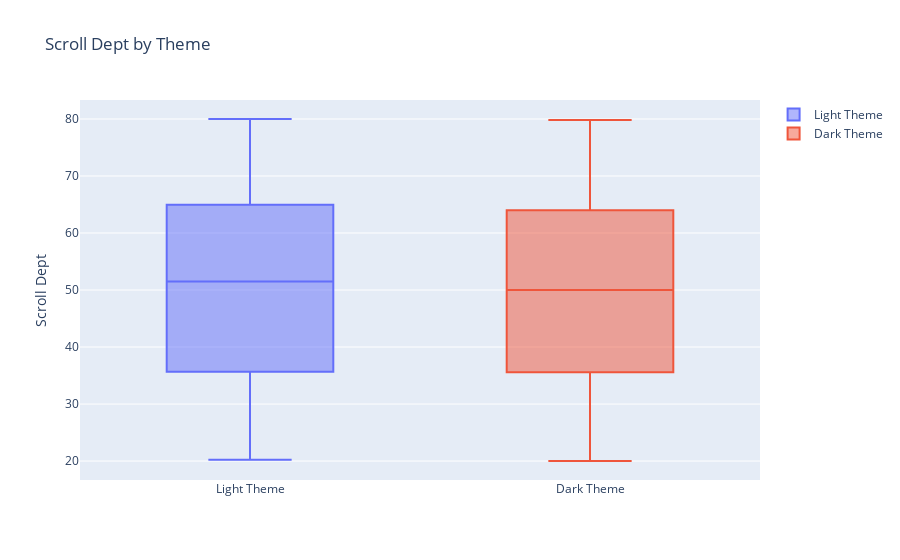

Notebook code cell kept with this figure:
### Markdown cell above
Bounce Rate for Light Theme is lower i.e It is slightly better than Dark Theme.

### Code cell
# Now Lets see the Scroll Depth for both Themes

fig = go.Figure()

fig.add_trace(go.Box(y=light_theme_data['Scroll_Depth'],name='Light Theme'))
fig.add_trace(go.Box(y=dark_theme_data['Scroll_Depth'],name='Dark Theme'))

fig.update_layout(
    title_text = "Scroll Dept by Theme",
    yaxis_title_text = "Scroll Dept"
)


fig.show()

### Figure 1 — Plotly figure (JSON) as saved in the notebook; plotly's stock layout.template omitted (floating-point values rounded to 4 significant figures; data arrays with more than 128 entries replaced by an {"elided": "..."} marker saying what was removed)
{"data": [{"name": "Light Theme", "type": "box", "y": {"elided": "486 float values"}}, {"name": "Dark Theme", "type": "box", "y": {"elided": "514 float values"}}], "layout": {"title": {"text": "Scroll Dept by Theme"}, "yaxis": {"title": {"text": "Scroll Dept"}}}}
